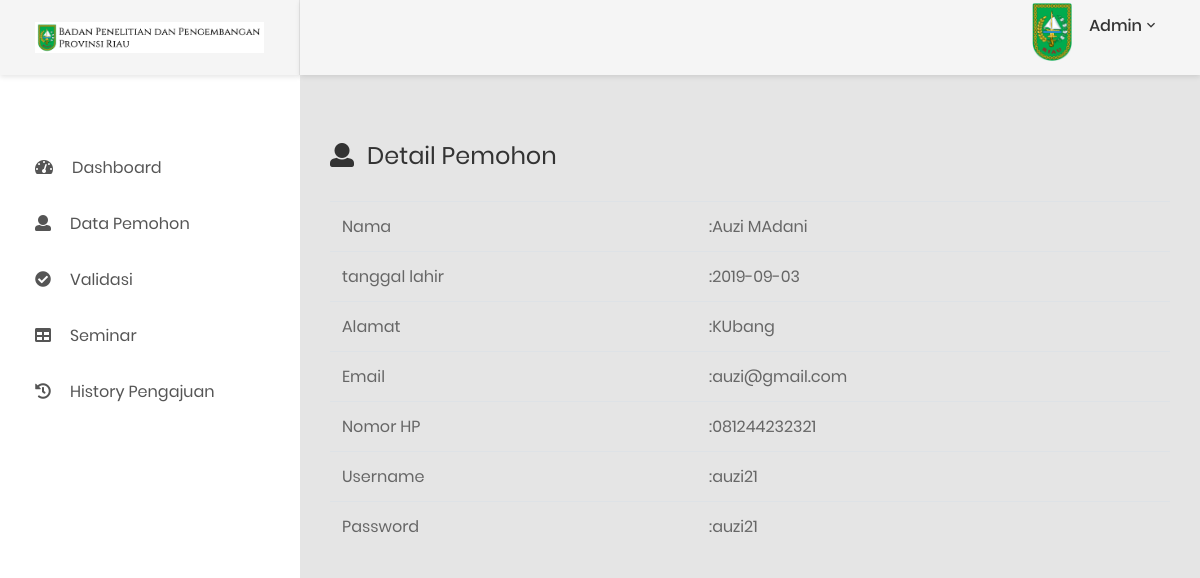
/admin/lihat/5, run on the app's committed database.
### tables this page shows
CREATE TABLE `pemohon` (
  `id_pemohon` int(11) NOT NULL,
  `nama` varchar(50) DEFAULT NULL,
  `tgl` date DEFAULT NULL,
  `alamat` text,
  `email` text,
  `no_hp` varchar(13) DEFAULT NULL,
  `foto` varchar(500) DEFAULT NULL,
  `foto_ktp` varchar(500) DEFAULT NULL,
  `username` varchar(50) DEFAULT NULL,
  `pass` varchar(50) DEFAULT NULL,
  `status` int(11) NOT NULL DEFAULT '0'
);

### application/controllers/Admin.php (called while the page is built, shortened)
\<?php
class Admin extends CI_Controller{
    public function __construct(){
        $this->load->library('session');
        $this->load->model('Admin_model');
    }
    public function lihat($id){
        $data['tampil']=$this->Admin_model->lihatpemohon($id);
        $this->load->view('admin/header_admin');
        $this->load->view('admin/lihat_pemohon',$data);
        $this->load->view('admin/footer');
    }
}

### index.php (called while the page is built, shortened)
<?php
require_once BASEPATH.'core/CodeIgniter.php';

### application/models/Admin_model.php (called while the page is built, shortened)
<?php
class Admin_model extends CI_Model
{
    public function lihatpemohon($id)
    {
        $query = $this->db->query("SELECT * FROM pemohon where id_pemohon=$id")->row_array();
        return $query;
    }
}

### application/views/admin/lihat_pemohon.php (the view)
<div class="main-content">
               <div class="section__content section__content--p30">
                   <div class="container-fluid">
                       <div class="row">
                           <div class="col-md-12">
                               <div class="row">
                                   <h3 class="title-3 m-b-30">
                                       <i class="fas fa-user"></i>Detail Pemohon</h3>
                                 <table class="table">
                                     <tr>
                                         <td>Nama</td>
                                         <td>:<?=$tampil['nama']?></td>
                                     </tr>
                                     <tr>
                                         <td>tanggal lahir</td>
                                         <td>:<?=$tampil['tgl']?></td>
                                     </tr>
                                     <tr>
                                         <td>Alamat</td>
                                         <td>:<?=$tampil['alamat']?></td>
                                     </tr>
                                     <tr>
                                         <td>Email</td>
                                         <td>:<?=$tampil['email']?></td>
                                     </tr>
                                     <tr>
                                         <td>Nomor HP</td>
                                         <td>:<?=$tampil['no_hp']?></td>
                                     </tr>
                                     <tr>
                                         <td>Username</td>
                                         <td>:<?=$tampil['username']?></td>
                                     </tr>
                                     <tr>
                                         <td>Password</td>
                                         <td>:<?=$tampil['pass']?></td>
                                     </tr>
                                 </table>
                               </div>
                           </div>
                       </div>
                   </div>
               </div>
           </div>
       </div>
   </div>

### data on the page
pemohon: nama "Auzi MAdani", tgl "2019-09-03", alamat "KUbang", email "auzi@gmail.com", no_hp "081244232321", username "auzi21", pass "auzi21"
